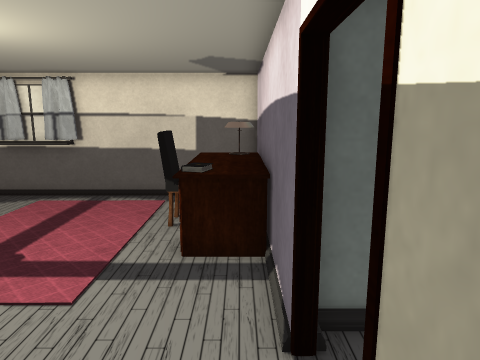
view 1 (above)

12 first-person views from a walk through a scene from a Unity 3-D project. The camera is 1.4 m above the floor, tilts 10° down and sees 70° across. Doors are open. The floor is counted in squares, 0.45 m on a side. Each view is taken from the middle of a square. On the plan, view 1 faces up. The plan holds only what a view shows up to about 20 squares ahead; the rest is blank. The player character is not drawn. Some surface patterns are stand-ins.

view 2
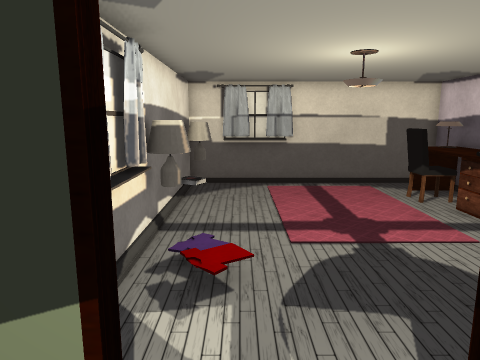

view 3
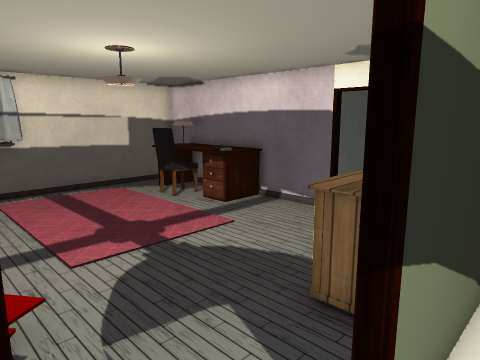

view 4
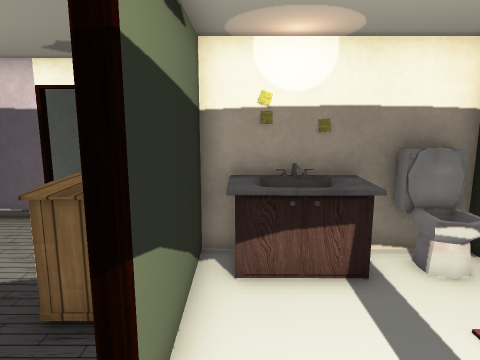

view 5
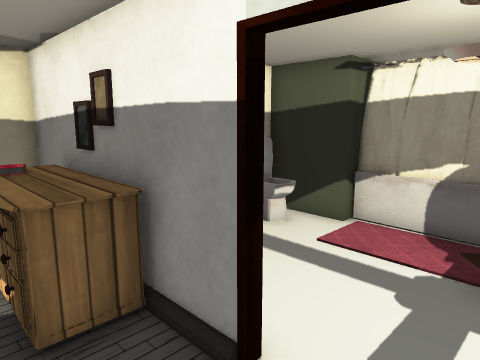

view 6
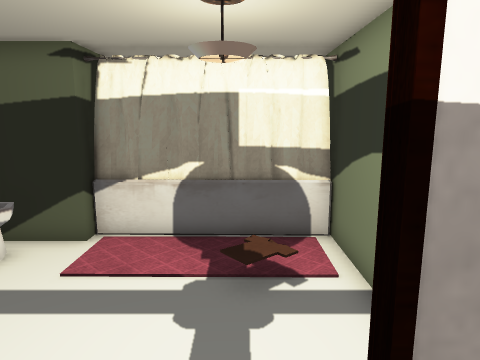

view 7
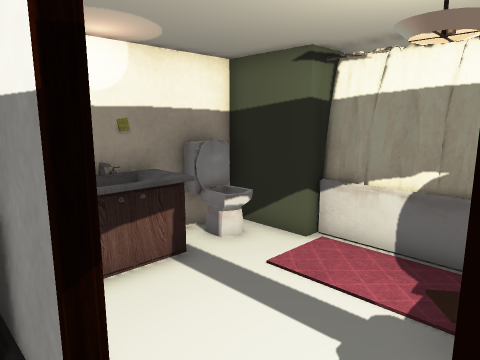

view 8
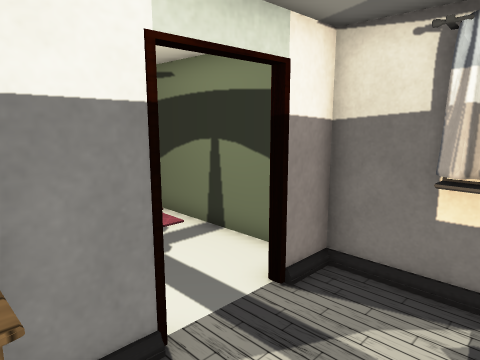

view 9
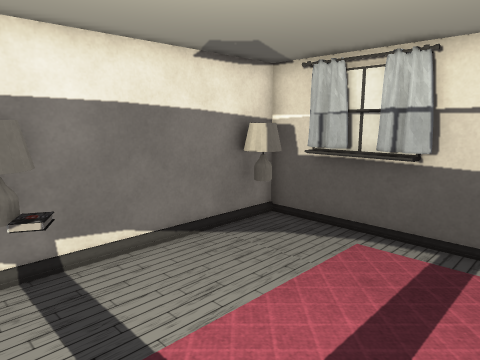

view 10
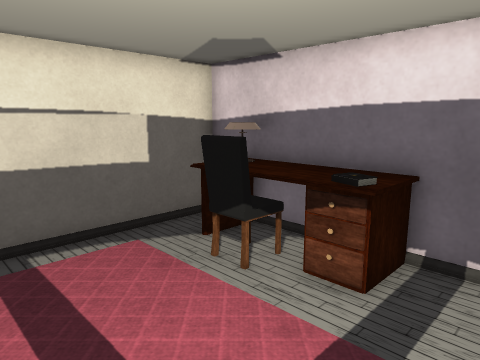

view 11
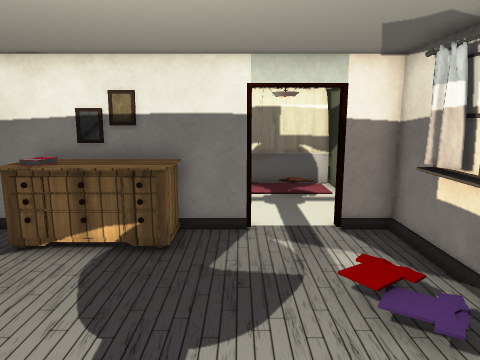

view 12
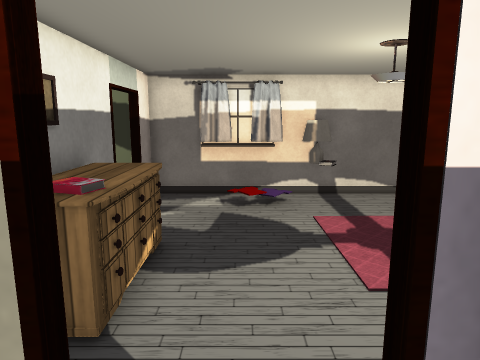

### Floor plan
Key: @ floor where view 1 was taken; # wall or solid block; . floor; / step, stairs or slope; D open door; = window, fence, low wall or low ledge; O other object.
Columns run from 12 left of view 1 to 5 right of it. Each row starts with its distance up from view 1.
 14  O####OOOOOOO#
 13  OO===....   #
 12  O  ...... O##
 11  O  ......OOO#
 10  O  ......OOO#
  9  O  ...... OO#
  8  O  ...... OO#
  7  OO ...... OO#
  6  OO ......   #
  5  O  ......   #OOO#
  4 =#           D
  3 =#     .     D .
  2 =#.          D
  1  # .   OOOOO #
  0  O.    OOOOO@#
 -1  ##DD#########
 -2  O......OO#
 -3  O......OOO
 -4  O......OOO
 -5  O//....OO#
 -6  O./.....OO
 -7  O.....  O#
 -8  OOOOOO####

Where each view was taken, in squares from view 1:
view 1: 0 up, 0 right, facing up
view 2: 3 down, 9 left, facing up
view 3: 2 down, 10 left, facing up-right
view 4: 2 down, 10 left, facing right
view 5: 2 up, 10 left, facing down-right
view 6: 1 up, 9 left, facing down
view 7: 0 up, 10 left, facing down-right
view 8: 3 up, 5 left, facing down-left
view 9: 5 up, 4 left, facing up-left
view 10: 5 up, 7 left, facing up-right
view 11: 9 up, 7 left, facing down
view 12: 3 up, 3 right, facing left
